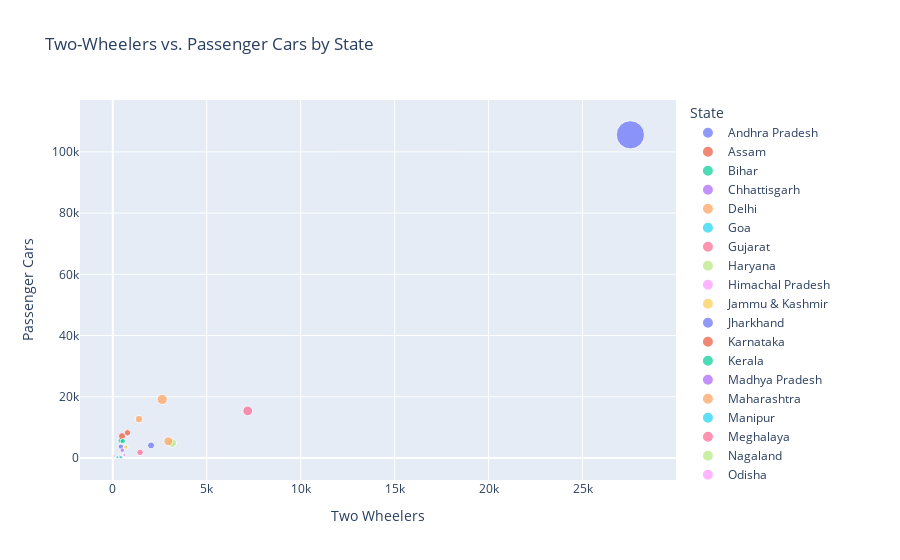

This figure's notebook cell:
### Code cell
import matplotlib.pyplot as plt
import seaborn as sns
import plotly.express as px

# 3.1 Scatter Plot of Two-Wheelers vs. Three-Wheelers colored by State
plt.figure(figsize=(10,10))
sns.scatterplot(
    x='Two Wheelers (Category L1 & L2 as per Central Motor Vehicles Rules',
    y='Three Wheelers (Category L5 as per CMVR)',
    hue='State',
    data=df,
    palette='Set1',
    s=10
)
plt.title('Two-Wheelers vs. Three-Wheelers by State')
plt.xlabel('Two Wheelers')
plt.ylabel('Three Wheelers')
plt.legend(loc='upper right', bbox_to_anchor=(1, 1))
plt.show()

# 3.2 Bar Plot of EV Adoption in Different Categories Across States
df_grouped = df.groupby('State').sum().reset_index()
df_grouped.plot(
    x='State',
    y=['Two Wheelers (Category L1 & L2 as per Central Motor Vehicles Rules', 
       'Three Wheelers (Category L5 as per CMVR)', 
       'Passenger Cars (Category M1 as per CMVR)', 
       'Buses'],
    kind='bar',
    stacked=True,
    figsize=(5, 5)
)
plt.title('Electric Vehicle Adoption in Different Categories Across States')
plt.xlabel('State')
plt.ylabel('Number of Vehicles')
plt.xticks(rotation=20)
plt.show()

# 3.3 Heatmap of Correlations Between Different Categories
plt.figure(figsize=(4,4))
sns.heatmap(df.corr(), annot=True, cmap='coolwarm', linewidths=1)
plt.title('Correlation Heatmap of EV Categories')
plt.show()

# 3.4 Interactive Scatter Plot using Plotly (Two-Wheelers vs. Passenger Cars)
fig = px.scatter(df, 
                 x='Two Wheelers (Category L1 & L2 as per Central Motor Vehicles Rules', 
                 y='Passenger Cars (Category M1 as per CMVR)', 
                 color='State',
                 size='Total in state',
                 hover_name='State',
                 title='Two-Wheelers vs. Passenger Cars by State',
                 labels={
                     'Two Wheelers (Category L1 & L2 as per Central Motor Vehicles Rules': 'Two Wheelers',
                     'Passenger Cars (Category M1 as per CMVR)': 'Passenger Cars'
                 })
fig.show()

# 3.5 Pie Chart of Total EV Distribution by Category
total_ev_per_category = df[['Two Wheelers (Category L1 & L2 as per Central Motor Vehicles Rules', 
                            'Three Wheelers (Category L5 as per CMVR)', 
                            'Passenger Cars (Category M1 as per CMVR)', 
                            'Buses']].sum()

total_ev_per_category.plot(kind='pie', autopct='%1.1f%%', figsize=(4,4), startangle=140)
plt.title('Total Electric Vehicle Distribution by Category')
plt.ylabel('')
plt.show()

### Figure 1 — Plotly figure (JSON) as saved in the notebook; plotly's stock layout.template omitted (floating-point values rounded to 4 significant figures)
{"data": [{"hovertemplate": "<b>%{hovertext}</b><br><br>State=Andhra Pradesh<br>Two Wheelers=%{x}<br>Passenger Cars=%{y}<br>Total in state=%{marker.size}<extra></extra>", "hovertext": ["Andhra Pradesh"], "legendgroup": "Andhra Pradesh", "marker": {"color": "#636efa", "size": [9492], "sizemode": "area", "sizeref": 652.2, "symbol": "circle"}, "mode": "markers", "name": "Andhra Pradesh", "orientation": "v", "showlegend": true, "type": "scatter", "x": [431], "xaxis": "x", "y": [3680], "yaxis": "y"}, {"hovertemplate": "<b>%{hovertext}</b><br><br>State=Assam<br>Two Wheelers=%{x}<br>Passenger Cars=%{y}<br>Total in state=%{marker.size}<extra></extra>", "hovertext": ["Assam"], "legendgroup": "Assam", "marker": {"color": "#EF553B", "size": [1875], "sizemode": "area", "sizeref": 652.2, "symbol": "circle"}, "mode": "markers", "name": "Assam", "orientation": "v", "showlegend": true, "type": "scatter", "x": [463], "xaxis": "x", "y": [151], "yaxis": "y"}, {"hovertemplate": "<b>%{hovertext}</b><br><br>State=Bihar<br>Two Wheelers=%{x}<br>Passenger Cars=%{y}<br>Total in state=%{marker.size}<extra></extra>", "hovertext": ["Bihar"], "legendgroup": "Bihar", "marker": {"color": "#00cc96", "size": [3171], "sizemode": "area", "sizeref": 652.2, "symbol": "circle"}, "mode": "markers", "name": "Bihar", "orientation": "v", "showlegend": true, "type": "scatter", "x": [252], "xaxis": "x", "y": [271], "yaxis": "y"}, {"hovertemplate": "<b>%{hovertext}</b><br><br>State=Chhattisgarh<br>Two Wheelers=%{x}<br>Passenger Cars=%{y}<br>Total in state=%{marker.size}<extra></extra>", "hovertext": ["Chhattisgarh"], "legendgroup": "Chhattisgarh", "marker": {"color": "#ab63fa", "size": [4234], "sizemode": "area", "sizeref": 652.2, "symbol": "circle"}, "mode": "markers", "name": "Chhattisgarh", "orientation": "v", "showlegend": true, "type": "scatter", "x": [613], "xaxis": "x", "y": [997], "yaxis": "y"}, {"hovertemplate": "<b>%{hovertext}</b><br><br>State=Delhi<br>Two Wheelers=%{x}<br>Passenger Cars=%{y}<br>Total in state=%{marker.size}<extra></extra>", "hovertext": ["Delhi"], "legendgroup": "Delhi", "marker": {"color": "#FFA15A", "size": [19381], "sizemode": "area", "sizeref": 652.2, "symbol": "circle"}, "mode": "markers", "name": "Delhi", "orientation": "v", "showlegend": true, "type": "scatter", "x": [1395], "xaxis": "x", "y": [12695], "yaxis": "y"}, {"hovertemplate": "<b>%{hovertext}</b><br><br>State=Goa<br>Two Wheelers=%{x}<br>Passenger Cars=%{y}<br>Total in state=%{marker.size}<extra></extra>", "hovertext": ["Goa"], "legendgroup": "Goa", "marker": {"color": "#19d3f3", "size": [514], "sizemode": "area", "sizeref": 652.2, "symbol": "circle"}, "mode": "markers", "name": "Goa", "orientation": "v", "showlegend": true, "type": "scatter", "x": [0], "xaxis": "x", "y": [513], "yaxis": "y"}, {"hovertemplate": "<b>%{hovertext}</b><br><br>State=Gujarat<br>Two Wheelers=%{x}<br>Passenger Cars=%{y}<br>Total in state=%{marker.size}<extra></extra>", "hovertext": ["Gujarat"], "legendgroup": "Gujarat", "marker": {"color": "#FF6692", "size": [31267], "sizemode": "area", "sizeref": 652.2, "symbol": "circle"}, "mode": "markers", "name": "Gujarat", "orientation": "v", "showlegend": true, "type": "scatter", "x": [7182], "xaxis": "x", "y": [15388], "yaxis": "y"}, {"hovertemplate": "<b>%{hovertext}</b><br><br>State=Haryana<br>Two Wheelers=%{x}<br>Passenger Cars=%{y}<br>Total in state=%{marker.size}<extra></extra>", "hovertext": ["Haryana"], "legendgroup": "Haryana", "marker": {"color": "#B6E880", "size": [23589], "sizemode": "area", "sizeref": 652.2, "symbol": "circle"}, "mode": "markers", "name": "Haryana", "orientation": "v", "showlegend": true, "type": "scatter", "x": [3162], "xaxis": "x", "y": [4878], "yaxis": "y"}, {"hovertemplate": "<b>%{hovertext}</b><br><br>State=Himachal Pradesh<br>Two Wheelers=%{x}<br>Passenger Cars=%{y}<br>Total in state=%{marker.size}<extra></extra>", "hovertext": ["Himachal Pradesh"], "legendgroup": "Himachal Pradesh", "marker": {"color": "#FF97FF", "size": [98], "sizemode": "area", "sizeref": 652.2, "symbol": "circle"}, "mode": "markers", "name": "Himachal Pradesh", "orientation": "v", "showlegend": true, "type": "scatter", "x": [0], "xaxis": "x", "y": [98], "yaxis": "y"}, {"hovertemplate": "<b>%{hovertext}</b><br><br>State=Jammu & Kashmir<br>Two Wheelers=%{x}<br>Passenger Cars=%{y}<br>Total in state=%{marker.size}<extra></extra>", "hovertext": ["Jammu & Kashmir"], "legendgroup": "Jammu & Kashmir", "marker": {"color": "#FECB52", "size": [438], "sizemode": "area", "sizeref": 652.2, "symbol": "circle"}, "mode": "markers", "name": "Jammu & Kashmir", "orientation": "v", "showlegend": true, "type": "scatter", "x": [2], "xaxis": "x", "y": [208], "yaxis": "y"}, {"hovertemplate": "<b>%{hovertext}</b><br><br>State=Jharkhand<br>Two Wheelers=%{x}<br>Passenger Cars=%{y}<br>Total in state=%{marker.size}<extra></extra>", "hovertext": ["Jharkhand"], "legendgroup": "Jharkhand", "marker": {"color": "#636efa", "size": [1710], "sizemode": "area", "sizeref": 652.2, "symbol": "circle"}, "mode": "markers", "name": "Jharkhand", "orientation": "v", "showlegend": true, "type": "scatter", "x": [75], "xaxis": "x", "y": [655], "yaxis": "y"}, {"hovertemplate": "<b>%{hovertext}</b><br><br>State=Karnataka<br>Two Wheelers=%{x}<br>Passenger Cars=%{y}<br>Total in state=%{marker.size}<extra></extra>", "hovertext": ["Karnataka"], "legendgroup": "Karnataka", "marker": {"color": "#EF553B", "size": [13386], "sizemode": "area", "sizeref": 652.2, "symbol": "circle"}, "mode": "markers", "name": "Karnataka", "orientation": "v", "showlegend": true, "type": "scatter", "x": [784], "xaxis": "x", "y": [8242], "yaxis": "y"}, {"hovertemplate": "<b>%{hovertext}</b><br><br>State=Kerala<br>Two Wheelers=%{x}<br>Passenger Cars=%{y}<br>Total in state=%{marker.size}<extra></extra>", "hovertext": ["Kerala"], "legendgroup": "Kerala", "marker": {"color": "#00cc96", "size": [11202], "sizemode": "area", "sizeref": 652.2, "symbol": "circle"}, "mode": "markers", "name": "Kerala", "orientation": "v", "showlegend": true, "type": "scatter", "x": [432], "xaxis": "x", "y": [5729], "yaxis": "y"}, {"hovertemplate": "<b>%{hovertext}</b><br><br>State=Madhya Pradesh<br>Two Wheelers=%{x}<br>Passenger Cars=%{y}<br>Total in state=%{marker.size}<extra></extra>", "hovertext": ["Madhya Pradesh"], "legendgroup": "Madhya Pradesh", "marker": {"color": "#ab63fa", "size": [6461], "sizemode": "area", "sizeref": 652.2, "symbol": "circle"}, "mode": "markers", "name": "Madhya Pradesh", "orientation": "v", "showlegend": true, "type": "scatter", "x": [503], "xaxis": "x", "y": [2562], "yaxis": "y"}, {"hovertemplate": "<b>%{hovertext}</b><br><br>State=Maharashtra<br>Two Wheelers=%{x}<br>Passenger Cars=%{y}<br>Total in state=%{marker.size}<extra></extra>", "hovertext": ["Maharashtra"], "legendgroup": "Maharashtra", "marker": {"color": "#FFA15A", "size": [34013], "sizemode": "area", "sizeref": 652.2, "symbol": "circle"}, "mode": "markers", "name": "Maharashtra", "orientation": "v", "showlegend": true, "type": "scatter", "x": [2630], "xaxis": "x", "y": [19129], "yaxis": "y"}, {"hovertemplate": "<b>%{hovertext}</b><br><br>State=Manipur<br>Two Wheelers=%{x}<br>Passenger Cars=%{y}<br>Total in state=%{marker.size}<extra></extra>", "hovertext": ["Manipur"], "legendgroup": "Manipur", "marker": {"color": "#19d3f3", "size": [52], "sizemode": "area", "sizeref": 652.2, "symbol": "circle"}, "mode": "markers", "name": "Manipur", "orientation": "v", "showlegend": true, "type": "scatter", "x": [16], "xaxis": "x", "y": [12], "yaxis": "y"}, {"hovertemplate": "<b>%{hovertext}</b><br><br>State=Meghalaya<br>Two Wheelers=%{x}<br>Passenger Cars=%{y}<br>Total in state=%{marker.size}<extra></extra>", "hovertext": ["Meghalaya"], "legendgroup": "Meghalaya", "marker": {"color": "#FF6692", "size": [6], "sizemode": "area", "sizeref": 652.2, "symbol": "circle"}, "mode": "markers", "name": "Meghalaya", "orientation": "v", "showlegend": true, "type": "scatter", "x": [0], "xaxis": "x", "y": [6], "yaxis": "y"}, {"hovertemplate": "<b>%{hovertext}</b><br><br>State=Nagaland<br>Two Wheelers=%{x}<br>Passenger Cars=%{y}<br>Total in state=%{marker.size}<extra></extra>", "hovertext": ["Nagaland"], "legendgroup": "Nagaland", "marker": {"color": "#B6E880", "size": [24], "sizemode": "area", "sizeref": 652.2, "symbol": "circle"}, "mode": "markers", "name": "Nagaland", "orientation": "v", "showlegend": true, "type": "scatter", "x": [0], "xaxis": "x", "y": [1], "yaxis": "y"}, {"hovertemplate": "<b>%{hovertext}</b><br><br>State=Odisha<br>Two Wheelers=%{x}<br>Passenger Cars=%{y}<br>Total in state=%{marker.size}<extra></extra>", "hovertext": ["Odisha"], "legendgroup": "Odisha", "marker": {"color": "#FF97FF", "size": [3863], "sizemode": "area", "sizeref": 652.2, "symbol": "circle"}, "mode": "markers", "name": "Odisha", "orientation": "v", "showlegend": true, "type": "scatter", "x": [377], "xaxis": "x", "y": [594], "yaxis": "y"}, {"hovertemplate": "<b>%{hovertext}</b><br><br>State=Punjab<br>Two Wheelers=%{x}<br>Passenger Cars=%{y}<br>Total in state=%{marker.size}<extra></extra>", "hovertext": ["Punjab"], "legendgroup": "Punjab", "marker": {"color": "#FECB52", "size": [6538], "sizemode": "area", "sizeref": 652.2, "symbol": "circle"}, "mode": "markers", "name": "Punjab", "orientation": "v", "showlegend": true, "type": "scatter", "x": [698], "xaxis": "x", "y": [3567], "yaxis": "y"}, {"hovertemplate": "<b>%{hovertext}</b><br><br>State=Rajasthan<br>Two Wheelers=%{x}<br>Passenger Cars=%{y}<br>Total in state=%{marker.size}<extra></extra>", "hovertext": ["Rajasthan"], "legendgroup": "Rajasthan", "marker": {"color": "#636efa", "size": [15763], "sizemode": "area", "sizeref": 652.2, "symbol": "circle"}, "mode": "markers", "name": "Rajasthan", "orientation": "v", "showlegend": true, "type": "scatter", "x": [2036], "xaxis": "x", "y": [4116], "yaxis": "y"}, {"hovertemplate": "<b>%{hovertext}</b><br><br>State=Tamil Nadu<br>Two Wheelers=%{x}<br>Passenger Cars=%{y}<br>Total in state=%{marker.size}<extra></extra>", "hovertext": ["Tamil Nadu"], "legendgroup": "Tamil Nadu", "marker": {"color": "#EF553B", "size": [16746], "sizemode": "area", "sizeref": 652.2, "symbol": "circle"}, "mode": "markers", "name": "Tamil Nadu", "orientation": "v", "showlegend": true, "type": "scatter", "x": [491], "xaxis": "x", "y": [7132], "yaxis": "y"}, {"hovertemplate": "<b>%{hovertext}</b><br><br>State=Telangana<br>Two Wheelers=%{x}<br>Passenger Cars=%{y}<br>Total in state=%{marker.size}<extra></extra>", "hovertext": ["Telangana"], "legendgroup": "Telangana", "marker": {"color": "#00cc96", "size": [9034], "sizemode": "area", "sizeref": 652.2, "symbol": "circle"}, "mode": "markers", "name": "Telangana", "orientation": "v", "showlegend": true, "type": "scatter", "x": [535], "xaxis": "x", "y": [5530], "yaxis": "y"}, {"hovertemplate": "<b>%{hovertext}</b><br><br>State=Tripura<br>Two Wheelers=%{x}<br>Passenger Cars=%{y}<br>Total in state=%{marker.size}<extra></extra>", "hovertext": ["Tripura"], "legendgroup": "Tripura", "marker": {"color": "#ab63fa", "size": [81], "sizemode": "area", "sizeref": 652.2, "symbol": "circle"}, "mode": "markers", "name": "Tripura", "orientation": "v", "showlegend": true, "type": "scatter", "x": [28], "xaxis": "x", "y": [8], "yaxis": "y"}, {"hovertemplate": "<b>%{hovertext}</b><br><br>State=Uttar Pradesh<br>Two Wheelers=%{x}<br>Passenger Cars=%{y}<br>Total in state=%{marker.size}<extra></extra>", "hovertext": ["Uttar Pradesh"], "legendgroup": "Uttar Pradesh", "marker": {"color": "#FFA15A", "size": [26209], "sizemode": "area", "sizeref": 652.2, "symbol": "circle"}, "mode": "markers", "name": "Uttar Pradesh", "orientation": "v", "showlegend": true, "type": "scatter", "x": [2954], "xaxis": "x", "y": [5445], "yaxis": "y"}, {"hovertemplate": "<b>%{hovertext}</b><br><br>State=Uttarkhand<br>Two Wheelers=%{x}<br>Passenger Cars=%{y}<br>Total in state=%{marker.size}<extra></extra>", "hovertext": ["Uttarkhand"], "legendgroup": "Uttarkhand", "marker": {"color": "#19d3f3", "size": [4178], "sizemode": "area", "sizeref": 652.2, "symbol": "circle"}, "mode": "markers", "name": "Uttarkhand", "orientation": "v", "showlegend": true, "type": "scatter", "x": [423], "xaxis": "x", "y": [265], "yaxis": "y"}, {"hovertemplate": "<b>%{hovertext}</b><br><br>State=West Bengal<br>Two Wheelers=%{x}<br>Passenger Cars=%{y}<br>Total in state=%{marker.size}<extra></extra>", "hovertext": ["West Bengal"], "legendgroup": "West Bengal", "marker": {"color": "#FF6692", "size": [14140], "sizemode": "area", "sizeref": 652.2, "symbol": "circle"}, "mode": "markers", "name": "West Bengal", "orientation": "v", "showlegend": true, "type": "scatter", "x": [1451], "xaxis": "x", "y": [1840], "yaxis": "y"}, {"hovertemplate": "<b>%{hovertext}</b><br><br>State=Andaman & Nicobar islands<br>Two Wheelers=%{x}<br>Passenger Cars=%{y}<br>Total in state=%{marker.size}<extra></extra>", "hovertext": ["Andaman & Nicobar islands"], "legendgroup": "Andaman & Nicobar islands", "marker": {"color": "#B6E880", "size": [82], "sizemode": "area", "sizeref": 652.2, "symbol": "circle"}, "mode": "markers", "name": "Andaman & Nicobar islands", "orientation": "v", "showlegend": true, "type": "scatter", "x": [0], "xaxis": "x", "y": [82], "yaxis": "y"}, {"hovertemplate": "<b>%{hovertext}</b><br><br>State=Chandigarh<br>Two Wheelers=%{x}<br>Passenger Cars=%{y}<br>Total in state=%{marker.size}<extra></extra>", "hovertext": ["Chandigarh"], "legendgroup": "Chandigarh", "marker": {"color": "#FF97FF", "size": [2500], "sizemode": "area", "sizeref": 652.2, "symbol": "circle"}, "mode": "markers", "name": "Chandigarh", "orientation": "v", "showlegend": true, "type": "scatter", "x": [612], "xaxis": "x", "y": [974], "yaxis": "y"}, {"hovertemplate": "<b>%{hovertext}</b><br><br>State=Dadra and Nagar Haveli<br>Two Wheelers=%{x}<br>Passenger Cars=%{y}<br>Total in state=%{marker.size}<extra></extra>", "hovertext": ["Dadra and Nagar Haveli"], "legendgroup": "Dadra and Nagar Haveli", "marker": {"color": "#FECB52", "size": [816], "sizemode": "area", "sizeref": 652.2, "symbol": "circle"}, "mode": "markers", "name": "Dadra and Nagar Haveli", "orientation": "v", "showlegend": true, "type": "scatter", "x": [4], "xaxis": "x", "y": [803], "yaxis": "y"}, {"hovertemplate": "<b>%{hovertext}</b><br><br>State=Total<br>Two Wheelers=%{x}<br>Passenger Cars=%{y}<br>Total in state=%{marker.size}<extra></extra>", "hovertext": ["Total"], "legendgroup": "Total", "marker": {"color": "#636efa", "size": [260863], "sizemode": "area", "sizeref": 652.2, "symbol": "circle"}, "mode": "markers", "name": "Total", "orientation": "v", "showlegend": true, "type": "scatter", "x": [27549], "xaxis": "x", "y": [105571], "yaxis": "y"}], "layout": {"legend": {"itemsizing": "constant", "title": {"text": "State"}, "tracegroupgap": 0}, "title": {"text": "Two-Wheelers vs. Passenger Cars by State"}, "xaxis": {"anchor": "y", "domain": [0, 1], "title": {"text": "Two Wheelers"}}, "yaxis": {"anchor": "x", "domain": [0, 1], "title": {"text": "Passenger Cars"}}}}
